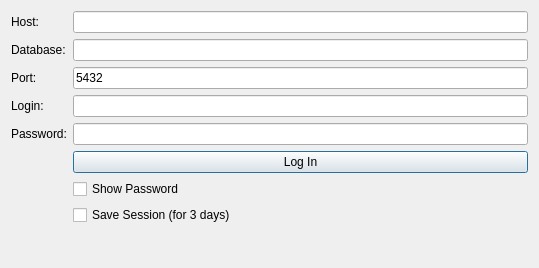
<?xml version="1.0" encoding="UTF-8"?>
<ui version="4.0">
 <class>CAuthorization</class>
 <widget class="QDialog" name="CAuthorization">
  <property name="geometry">
   <rect>
    <x>0</x>
    <y>0</y>
    <width>539</width>
    <height>268</height>
   </rect>
  </property>
  <property name="maximumSize">
   <size>
    <width>539</width>
    <height>268</height>
   </size>
  </property>
  <property name="windowTitle">
   <string>BuksanSpy</string>
  </property>
  <property name="windowIcon">
   <iconset>
    <normaloff>../../../Загрузки/icon.png</normaloff>../../../Загрузки/icon.png</iconset>
  </property>
  <layout class="QGridLayout" name="gridLayout">
   <item row="0" column="0" colspan="2">
    <layout class="QGridLayout" name="LoginAll_Layout">
     <item row="1" column="0">
      <layout class="QFormLayout" name="Login_Layout">
       <item row="0" column="0">
        <widget class="QLabel" name="host_Label">
         <property name="text">
          <string>Host:</string>
         </property>
        </widget>
       </item>
       <item row="0" column="1">
        <widget class="QLineEdit" name="Host_Edit"/>
       </item>
       <item row="1" column="0">
        <widget class="QLabel" name="label">
         <property name="text">
          <string>Database:</string>
         </property>
        </widget>
       </item>
       <item row="1" column="1">
        <widget class="QLineEdit" name="DataBase_Edit"/>
       </item>
       <item row="2" column="0">
        <widget class="QLabel" name="Port_Label">
         <property name="text">
          <string>Port:</string>
         </property>
        </widget>
       </item>
       <item row="2" column="1">
        <widget class="QLineEdit" name="Port_Edit">
         <property name="text">
          <string>5432</string>
         </property>
        </widget>
       </item>
       <item row="3" column="0">
        <widget class="QLabel" name="Login_Label">
         <property name="text">
          <string>Login:</string>
         </property>
        </widget>
       </item>
       <item row="3" column="1">
        <widget class="QLineEdit" name="Login_Edit"/>
       </item>
       <item row="4" column="0">
        <widget class="QLabel" name="Password_Label">
         <property name="text">
          <string>Password:</string>
         </property>
        </widget>
       </item>
       <item row="4" column="1">
        <widget class="QLineEdit" name="Password_Edit">
         <property name="locale">
          <locale language="Russian" country="Russia"/>
         </property>
         <property name="echoMode">
          <enum>QLineEdit::EchoMode::Password</enum>
         </property>
        </widget>
       </item>
       <item row="5" column="1">
        <widget class="QPushButton" name="TryLogin_Button">
         <property name="text">
          <string>Log In</string>
         </property>
        </widget>
       </item>
       <item row="7" column="1">
        <widget class="QCheckBox" name="SaveLoginStrings_checkBox">
         <property name="text">
          <string>Save Session (for 3 days)</string>
         </property>
        </widget>
       </item>
       <item row="6" column="1">
        <widget class="QCheckBox" name="ShowPassword_checkBox">
         <property name="text">
          <string>Show Password</string>
         </property>
        </widget>
       </item>
      </layout>
     </item>
    </layout>
   </item>
  </layout>
 </widget>
 <resources/>
 <connections/>
</ui>
